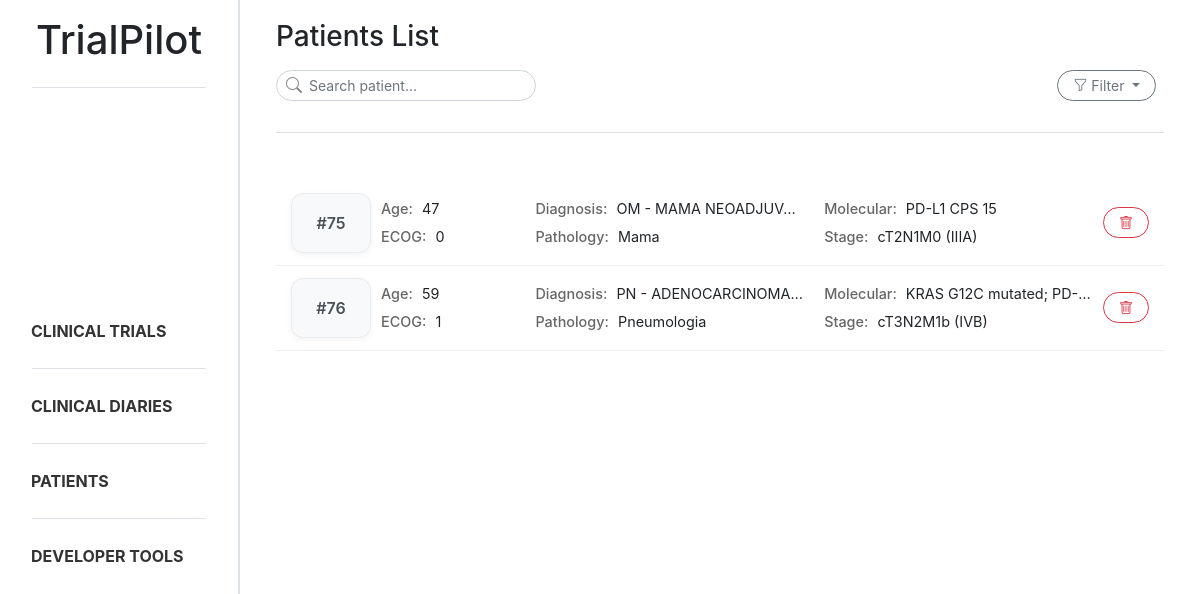
The app's page /patients/ with its own data.
### trialpilot/models.py (models this page shows, shortened)
class Patient_profile(models.Model):
    class pathologyGroupType(models.TextChoices):
        CABECAPESCOCO = "cabeca_pescoco", "Cabeça e Pescoço"
        DERMATOLOGIA = "dermatologia", "Dermatologia"
        DIGESTIVO = "digestivo", "Digestivo"
        GINECOLOGIA = "ginecologia", "Ginecologia"
        MAMA = "mama", "Mama"
        ONCOLOGIA_PEDIATRICA = "oncologia_pediatrica", "Oncologia Pediátrica"
        PELE = "pele", "Pele"
        PNEUMOLOGIA = "pneumologia", "Pneumologia"
        SNC = "snc", "Tumores do Sistema Nervoso Central"
        TNE = "tne", "Tumores Neuroendócrinos"
    document = models.ForeignKey(Document, on_delete=models.CASCADE, related_name="patient_profiles")
    age = models.IntegerField(null=True, blank=True)
    ecog_ps = models.IntegerField(null=True, blank=True)
    diagnosis = models.CharField(max_length=255, null=True, blank=True)
    diagnosis_date = models.DateField(null=True, blank=True)
    molecular_status = models.CharField(max_length=255, null=True, blank=True)
    stage = models.CharField(max_length=50, null=True, blank=True)
    control = models.CharField(max_length=255, null=True, blank=True)
    created_at = models.DateTimeField(auto_now_add=True)
    pathology_group = models.CharField(max_length=255, null=True, blank=True, choices=pathologyGroupType.choices)

### trialpilot/views.py (the view, shortened to what this page needs)
# urls.py: path('patients/', patient_list, name='patient_list'),
def patient_list(request):
    search = request.GET.get("search", "").strip()
    stage = request.GET.get("stage", "").strip()
    molecular_status = request.GET.get("molecular_status", "").strip()
    patients = Patient_profile.objects.all()
    if stage:
        patients = patients.filter(stage__icontains=stage)
    if molecular_status:
        patients = patients.filter(molecular_status__icontains=molecular_status)
    patient_data = []
    for patient in patients:
        treatments = Treatment.objects.filter(patient=patient)
        analysis_qs = Analysis.objects.filter(patient=patient)
        patient.json_analysis = json.dumps(serialize_analysis(analysis_qs))
        patient_data.append((patient, treatments))
    for patient in patients:
        print("[PATIENT ANALYSIS]", patient.json_analysis)
    return render(request, 'trialpilot/patient_list.html', {
        'patient_data': patient_data,
        'search': search,
        'stage': stage,
        'molecular_status': molecular_status,
    })

### trialpilot/views.py (called while the page is built)
def serialize_analysis(analysis_qs):
    if not analysis_qs:
        return {}
    result = {}
    for a in analysis_qs:
        result[a.name] = {
            "value": a.value,
            "unit": a.unit
        }
    return result

### trialpilot/templates/trialpilot/patient_list.html (shortened to what this page needs)
{% extends "trialpilot/base.html" %}
{% block content %}
<div class="d-flex flex-column mb-4 ml-3 mr-3">
    <h3 class="mb-3">Patients List</h3>
    <div class="d-flex justify-content-between align-items-center mb-3">
        <form method="GET">
            <div class="position-relative" style="width:260px">
                <i class="bi bi-search position-absolute"
                    style="left:10px; top:50%; transform:translateY(-50%); color:#888;"></i>
                <input type="text" name="search" class="form-control form-control-sm rounded-ui"
                    style="padding-left: 32px;" placeholder="Search patient...">
            </div>
        </form>
        <div class="dropdown" style="margin-right: 0.5rem;">
            <button class="btn btn-outline-secondary btn-sm rounded-ui dropdown-toggle" type="button"
                data-bs-toggle="dropdown" aria-expanded="false">
                <i class="bi bi-funnel"></i>
                Filter
            </button>
        </div>
    </div>
    <div class="sidebar-divider mb-4"></div>
</div>
<div class="patient-list ml-3 mr-3">
    {% for patient, treatments in patient_data %}
    <div class="patient-card patient-card-trigger" data-id="{{ patient.id }}" data-age="{{ patient.age }}"
        data-ecog="{{ patient.ecog_ps }}" data-diagnosis="{{ patient.diagnosis }}"
        data-date="{{ patient.diagnosis_date }}" data-molecular="{{ patient.molecular_status }}"
        data-stage="{{ patient.stage }}" data-pathology_group="{{ patient.get_pathology_group_display }}" data-control="{{ patient.control }}" data-treatments='[
        {% for t in treatments %}
            {
                "name": "{{ t.treatment_name|escapejs }}",
                "start": "{{ t.start_date }}",
                "end": "{{ t.end_date|default:"Ongoing" }}"
            }{% if not forloop.last %},{% endif %}
        {% endfor %}
     ]' data-analysis='{{ patient.json_analysis|safe }}'>
        <div class="patient-layout">
            <div class="patient-id">
                #{{ patient.id }}
            </div>
            <div class="patient-grid">
                <div><strong>Age:</strong> {{ patient.age }}</div>
                <div><strong>Diagnosis:</strong> {{ patient.diagnosis }}</div>
                <div><strong>Molecular:</strong> {{ patient.molecular_status }}</div>
                <div><strong>ECOG:</strong> {{ patient.ecog_ps }}</div>
                <div><strong>Pathology:</strong> {{ patient.get_pathology_group_display }}</div>
                <div><strong>Stage:</strong> {{ patient.stage }}</div>
            </div>
            <div class="patient-actions">
                <button class="btn btn-outline-danger btn-sm reset-btn rounded-ui"
                    data-document-id="{{ patient.document.id }}" data-patient-id="{{ patient.id }}">
                    <i class="bi bi-trash"></i>
                </button>
            </div>
        </div>
    </div>
    {% endfor %}
</div>
{% endblock %}

### static/css/style.css (style rules this page uses)
body { overflow-x: hidden; }
html, body { height: 100%; }
.sidebar-divider { height: 1px; background-color: #dee2e6; margin-bottom: 15px; margin-top: 15px; }
.rounded-ui { border-radius: 1rem !important; padding-left: 15px; padding-right: 15px; }
.patient-card { padding: 12px 15px; border-bottom: 1px solid #eee; transition: all 0.15s ease; cursor: pointer; }
.patient-actions { display: flex; align-items: center; justify-content: center; }
.patient-grid { display: grid; grid-template-columns: 1fr 2fr 2fr; grid-template-rows: auto auto; gap: 6px 20px; font-size: 0.9rem; }
.patient-grid div { overflow: hidden; white-space: nowrap; text-overflow: ellipsis; }
.patient-grid strong { color: #666; font-weight: 500; margin-right: 5px; }
.patient-layout { display: grid; grid-template-columns: 80px 1fr auto; align-items: center; gap: 10px; }
.patient-id { display: flex; align-items: center; justify-content: center; font-weight: 600; color: #495057; background: #f8f9fa; border: 1px solid #e9ecef; border-radius: 12px; height: 100%; min-height: 60px; box-shadow: 0 2px 6px rgba(0, 0, 0, 0.05); }

### records on screen
Patient_profile: id "75", age "47", diagnosis "OM - MAMA NEOADJUV…", molecular_status "PD-L1 CPS 15", ecog_ps "0", pathology_group "Mama", stage "cT2N1M0 (IIIA)"
Patient_profile: id "76", age "59", diagnosis "PN - ADENOCARCINOMA…", molecular_status "KRAS G12C mutated; PD-…", ecog_ps "1", pathology_group "Pneumologia", stage "cT3N2M1b (IVB)"
